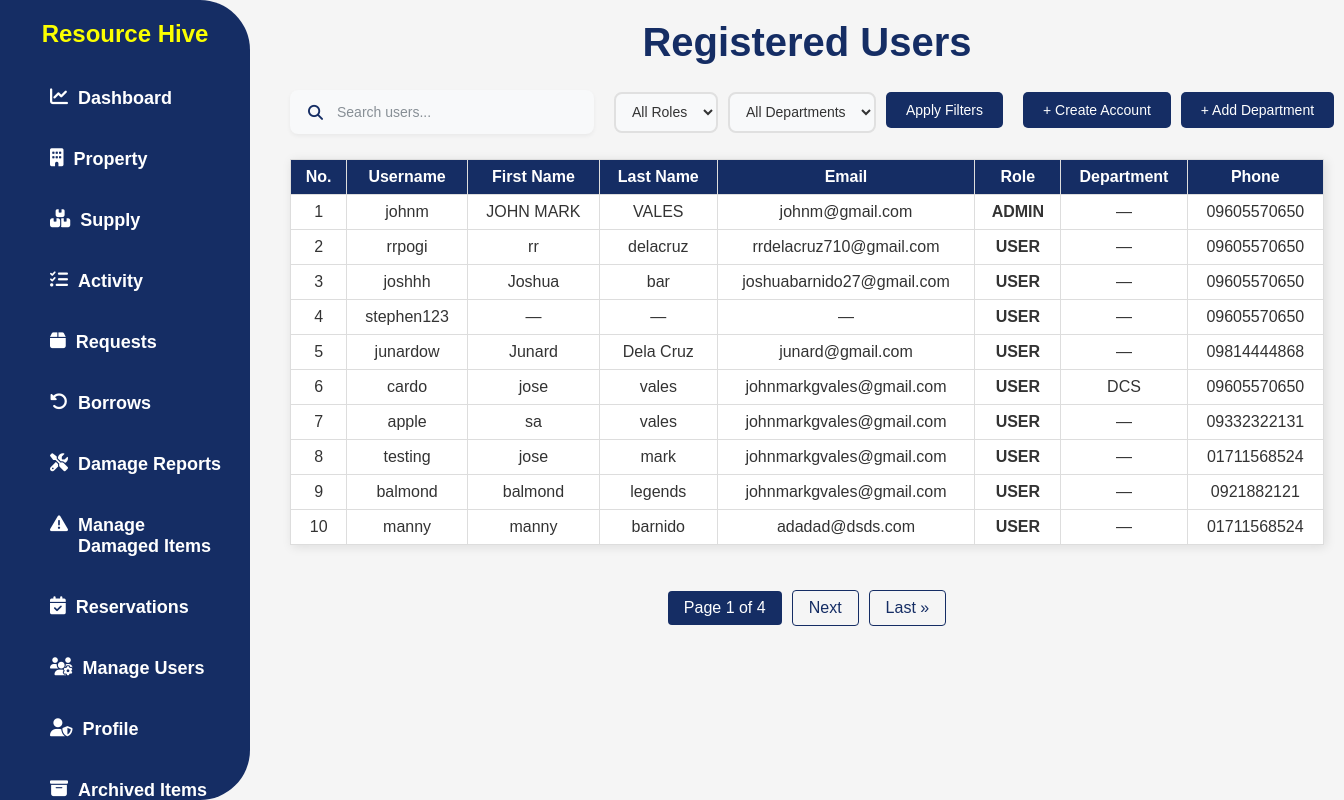
/manage-users/ (signed in), run on the app's committed database.
### app/models.py (models this page shows, shortened)
class UserProfile(models.Model):
    user = models.OneToOneField(User, on_delete=models.CASCADE)
    ROLE_CHOICES = [
        ('ADMIN', 'ADMIN'),
        ('USER', 'USER'),
    ]
    role = models.CharField(max_length=20, choices=ROLE_CHOICES)
    department = models.ForeignKey(Department, on_delete=models.SET_NULL, null=True, blank=True)
    phone = models.CharField(max_length=20, blank=True, null=True)

class Department(models.Model):
    name = models.CharField(max_length=100, unique=True)
    def __str__(self):
        return self.name

### app/views.py (the view, shortened to what this page needs)
# urls.py: path('manage-users/', UserProfileListView.as_view(), name='manage_users'),
class UserProfileListView(PermissionRequiredMixin, ListView):
    model = UserProfile
    template_name = 'app/manage_users.html'
    permission_required = 'app.view_admin_module'
    context_object_name = 'users'
    paginate_by = 10
    def get_queryset(self):
        queryset = super().get_queryset().select_related('user', 'department')
        search = self.request.GET.get('search', '')
        role = self.request.GET.get('role', '')
        department = self.request.GET.get('department', '')
        if role:
            queryset = queryset.filter(role=role)
        if department:
            queryset = queryset.filter(department__name=department)
        return queryset
    def get_context_data(self, **kwargs):
        context = super().get_context_data(**kwargs)
        context['form'] = UserRegistrationForm()
        context['departments'] = Department.objects.all()
        context['search'] = self.request.GET.get('search', '')
        context['selected_role'] = self.request.GET.get('role', '')
        context['selected_department'] = self.request.GET.get('department', '')
        return context

### app/forms.py (shortened to what this page needs)
class UserRegistrationForm(forms.ModelForm):
    username = forms.CharField(max_length=150)
    first_name = forms.CharField(max_length=30)
    last_name = forms.CharField(max_length=30)
    email = forms.EmailField()
    password = forms.CharField(widget=forms.PasswordInput)
    role = forms.ChoiceField(choices=UserProfile.ROLE_CHOICES)
    department = forms.ModelChoiceField(
        queryset=Department.objects.all(),
        required=False,
        widget=forms.Select(attrs={'class': 'department-select form-control'})
    )
    phone = forms.CharField(required=False)
    class Meta:
        model = User
        fields = ['username', 'first_name', 'last_name', 'email']

### app/templates/app/manage_users.html (shortened to what this page needs)
{% load static %}
<!DOCTYPE html>
<html lang="en">
  <head>
    <link rel="stylesheet" href="{% static 'css/style.css' %}" />
    <link
      rel="stylesheet"
      href="https://cdnjs.cloudflare.com/ajax/libs/font-awesome/6.4.2/css/all.min.css"
    />
    <link
      href="https://cdn.jsdelivr.net/npm/select2@4.1.0-rc.0/dist/css/select2.min.css"
      rel="stylesheet"
    />
  </head>
  <body>
    {% include 'app/navbar.html' %}
    <div class="content">
      <h2 class="h2title">Registered Users</h2>
      <div class="top-controls">
        <div class="search-and-filters">
          <div class="search-container">
            <i class="fas fa-search search-icon"></i>
            <input type="text" id="searchInput" class="search-input" placeholder="Search users..." value="{{ search }}">
          </div>
          <div class="filter-container">
            <select id="roleFilter" class="filter-select">
              <option value="">All Roles</option>
            </select>
            <select id="departmentFilter" class="filter-select">
              <option value="">All Departments</option>
            </select>
            <button id="applyFilters" class="add-btn">Apply Filters</button>
          </div>
        </div>
        <div class="button-container">
          <button id="openModalBtn" class="add-btn">+ Create Account</button>
          <button id="openDepartmentModalBtn" class="add-btn secondary">+ Add Department</button>
        </div>
      </div>
      <table border="1" class="searchable-table">
        <thead>
          <tr>
            <th>No.</th>
            <th>Username</th>
            <th>First Name</th>
            <th>Last Name</th>
            <th>Email</th>
            <th>Role</th>
            <th>Department</th>
            <th>Phone</th>
          </tr>
        </thead>
        <tbody>
          {% for profile in users %}
          <tr>
            <td>{{ page_obj.start_index|add:forloop.counter0 }}</td>
            <td>{{ profile.user.username }}</td>
            <td>{{ profile.user.first_name|default:"—" }}</td>
            <td>{{ profile.user.last_name|default:"—" }}</td>
            <td>{{ profile.user.email|default:"—" }}</td>
            <td><strong>{{ profile.get_role_display }}</strong></td>
            <td>{{ profile.department.name|default:"—" }}</td>
            <td>{{ profile.phone|default:"—" }}</td>
          </tr>
          {% empty %}
          <tr>
            <td colspan="8">No users found.</td>
          </tr>
          {% endfor %}
        </tbody>
      </table>
      {% if is_paginated %}
      <div class="actlog-pagination">
        <span class="current">
          Page {{ page_obj.number }} of {{ page_obj.paginator.num_pages }}
        </span>
        {% if page_obj.has_next %}
          <a href="?page={{ page_obj.next_page_number }}">Next</a>
          <a href="?page={{ page_obj.paginator.num_pages }}">Last &raquo;</a>
        {% endif %}
      </div>
      {% endif %}
    </div>
  </body>
</html>

### static/css/style.css (style rules this page uses)
body { font-family: Arial, sans-serif; margin: 0; padding: 0; background-color: whitesmoke; }
.actlog-pagination { display: flex; justify-content: center; align-items: center; gap: 10px; padding: 20px; margin-top: 20px; }
.actlog-pagination a { color: #152d64; text-decoration: none; padding: 8px 16px; border: 1px solid #152d64; border-radius: 4px; transition: all 0.3s ease; font-weight: 500; }
.actlog-pagination .current { background-color: #152d64; color: white; padding: 8px 16px; border-radius: 4px; font-weight: 500; }
.content { margin-left: 270px; padding: 20px; }
.h2title { text-align: center; color: #152d64; font-size: 40px; margin-top: auto; margin-bottom: 0; }
table { width: 100%; border-collapse: collapse; background: white; box-shadow: 2px 2px 10px rgba(0, 0, 0, 0.1); }
th, td { padding: 8px 12px; text-align: center; border: 1px solid #ddd; }
th { background-color: #152d64; color: white; font-weight: bold; }
td { color: #333; }
span { font-weight: bolder; }
.content { display: flex; flex-direction: column; gap: 5px; margin-top: 0; }
.add-btn { background-color: #152d64; color: white; padding: 10px 15px; border: none; border-radius: 6px; cursor: pointer; font-size: 16px; transition: background-color 0.3s ease; display: flex; justify-content: flex-start; align-items: center; margin-bottom: 5px; margin-right: auto; text-decoration: none; }

### app/templates/app/manage_users.html (style rules this page uses)
.button-container { display: flex; gap: 10px; margin-left: auto; }
.add-btn { background-color: #152d64; color: white; border: none; padding: 10px 20px; border-radius: 5px; cursor: pointer; font-size: 14px; transition: background-color 0.3s; white-space: nowrap; }
.add-btn.secondary { background-color: #152d64; }
.top-controls { display: flex; justify-content: space-between; align-items: center; margin: 20px 0; gap: 20px; }
.search-and-filters { display: flex; gap: 20px; align-items: center; }
.search-container { position: relative; width: 300px; background: #f8f9fa; border-radius: 8px; box-shadow: 0 2px 4px rgba(0, 0, 0, 0.05); transition: all 0.3s ease; border: 2px solid transparent; overflow: hidden; }
.filter-container { display: flex; gap: 10px; }
.search-icon { position: absolute; left: 16px; top: 50%; transform: translateY(-50%); color: #152d64; font-size: 15px; transition: color 0.3s ease; z-index: 1; }
.search-input { width: 100%; padding: 12px 16px 12px 45px; border: none; border-radius: 8px; font-size: 14px; background: transparent; transition: all 0.3s ease; }
.search-input::placeholder { color: #6c757d; opacity: 0.8; font-weight: 400; }
.filter-select { padding: 8px 12px; border: 2px solid #e0e0e0; border-radius: 8px; background-color: #f8f9fa; font-size: 14px; color: #333; cursor: pointer; transition: all 0.3s ease; }

### data on the page
UserProfile: start_index|add "1", user.username "johnm", user.first_name "JOHN MARK", user.last_name "VALES", user.email "johnm@gmail.com", role "ADMIN", department.name "—", phone "09605570650"
UserProfile: start_index|add "2", user.username "rrpogi", user.first_name "rr", user.last_name "delacruz", user.email "rrdelacruz710@gmail.com", role "USER", department.name "—", phone "09605570650"
UserProfile: start_index|add "3", user.username "joshhh", user.first_name "Joshua", user.last_name "bar", user.email "joshuabarnido27@gmail.com", role "USER", department.name "—", phone "09605570650"
UserProfile: start_index|add "4", user.username "stephen123", user.first_name "—", user.last_name "—", user.email "—", role "USER", department.name "—", phone "09605570650"
UserProfile: start_index|add "5", user.username "junardow", user.first_name "Junard", user.last_name "Dela Cruz", user.email "junard@gmail.com", role "USER", department.name "—", phone "09814444868"
UserProfile: start_index|add "6", user.username "cardo", user.first_name "jose", user.last_name "vales", user.email "johnmarkgvales@gmail.com", role "USER", department.name "DCS", phone "09605570650"
UserProfile: start_index|add "7", user.username "apple", user.first_name "sa", user.last_name "vales", user.email "johnmarkgvales@gmail.com", role "USER", department.name "—", phone "09332322131"
UserProfile: start_index|add "8", user.username "testing", user.first_name "jose", user.last_name "mark", user.email "johnmarkgvales@gmail.com", role "USER", department.name "—", phone "01711568524"
UserProfile: start_index|add "9", user.username "balmond", user.first_name "balmond", user.last_name "legends", user.email "johnmarkgvales@gmail.com", role "USER", department.name "—", phone "0921882121"
UserProfile: start_index|add "10", user.username "manny", user.first_name "manny", user.last_name "barnido", user.email "adadad@dsds.com", role "USER", department.name "—", phone "01711568524"

### other printed values
{{ page_obj.number }} "1"
{{ page_obj.paginator.num_pages }} "4"
